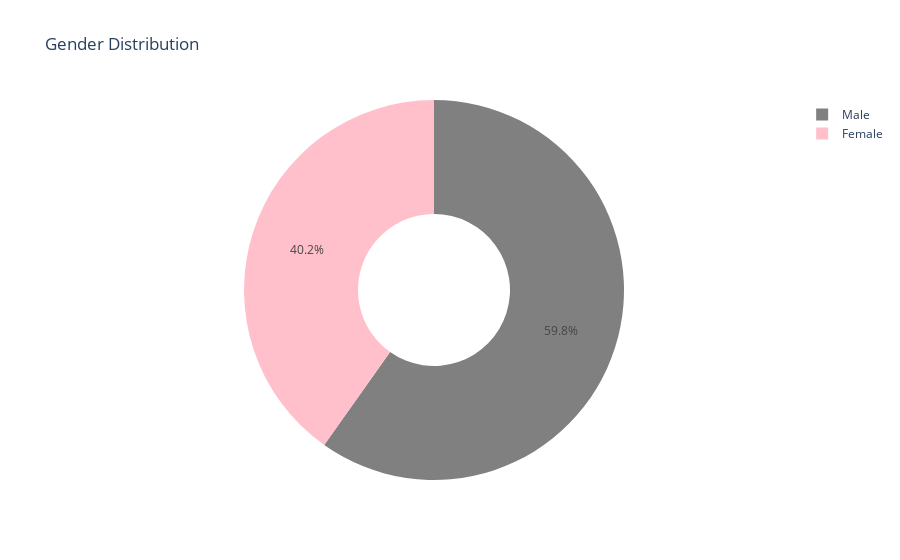

The cell this chart's notebook holds for it:
### Markdown cell above
## 4.2. Feature Analysis

### Code cell
px.pie(new_df,names="gender",title="Gender Distribution",hole=0.4,color_discrete_sequence=["grey", "pink"])

### Figure 1 — Plotly figure (JSON) as saved in the notebook; plotly's stock layout.template omitted (floating-point values rounded to 4 significant figures; data arrays with more than 128 entries replaced by an {"elided": "..."} marker saying what was removed)
{"data": [{"domain": {"x": [0, 1], "y": [0, 1]}, "hole": 0.4, "hovertemplate": "gender=%{label}<extra></extra>", "labels": {"elided": "1356 str values"}, "legendgroup": "", "name": "", "showlegend": true, "type": "pie"}], "layout": {"legend": {"tracegroupgap": 0}, "piecolorway": ["grey", "pink"], "title": {"text": "Gender Distribution"}}}
